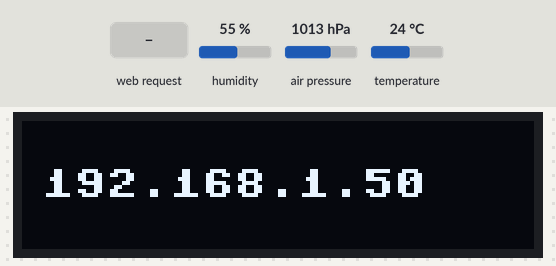
Simulated run of this program. Board: Raspberry Pi Pico running MicroPython. Shown: 128×32 one-colour display. The test bench sets the inputs (shaded band); at power-on: humidity 55 %, air pressure 1013 hPa, temperature 24 °C. WiFi joins after 1.5 s; the clock reads 2024-03-15 10:24:30 at power-on unless the program sets it; library files of the repository ran but are not shown: lib_AHT10.py, SSD1306.py, lib_BMP1280.py; what the program prints to the serial console is not drawn.

Above: at 3.4 s.
3.5 s: HTTP request GET / received
Timing chart, 0 to 6.5 s (numbered marks = the images above; inputs shaded):
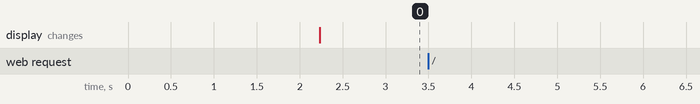

Measured:
- after the input at 3.5 s, every drawn part: stays the same

The program:

web_sensor.py
```python
"""
2023/06/15  PicoWでwebサーバーを立てて、気温、湿度、気圧を表示します。
    01      サンプルプログラムであり、セキュリティ、障害耐性など考慮されていません。
            thonnyに繋いだ状態で動作させてstopした後は、再接続してださい。
            多分ソケットのエラーを回復するのに30秒だかかかるっぽい
            NTP入れる
            スタンドアローンで動くか ok
            OLED対応 ip表示
2026/04/01  BMP280対応
"""

import socket
import network
import config
import time

import lib_AHT10
import SSD1306
import lib_NTP

import lib_BMP1280


# エラーが2回続けば、データ欠損として、Noneとする。
def keisoku():
    try:
        temp1,humi1 = lib_AHT10.aht10(1)
        time.sleep(1)
    except:
        time.sleep(3)
        try:
            temp1,humi1 = lib_AHT10.aht10(1)
        except:
            temp1,humi1 = None,None

    temp,press1 = lib_BMP1280.BMP()

    return press1,temp1,humi1

# センサからデータを読み取る関数（具体的なセンサに合わせて修正が必要）
def read_sensor():
    # センサー測定
    press,temp,humi = keisoku()
    return temp, humi, press

# wifi設定値取得
SSID,PASSWORD = config.ID_PASS()
# ネットワーク設定
sta_if = network.WLAN(network.STA_IF)
sta_if.active(True)
sta_if.connect(SSID, PASSWORD)  # Wi-FiのSSIDとパスワードを入力

# ネットワーク接続を待つ
while not sta_if.isconnected():
    print('Connecting to network...')
    time.sleep(1)
print('connected!')

# OLEDにipアドレス表示
status = sta_if.ifconfig()
print( 'ip = ' + status[0] )
SSD1306.OLED_mes(status[0])

# 時刻合わせ
lib_NTP.NTP_set()


# ソケットの作成
s = socket.socket()
# ソケットのバインド
ai = socket.getaddrinfo('0.0.0.0', 80)
addr = ai[0][-1]
s.bind(addr)

# サーバーの開始
s.listen(5)
print('listening on', addr)

# データのリスト作成
data = []
UTC_OFFSET = 9 * 60 * 60
try:
    while True:
        # クライアントからの接続を待つ
        res = s.accept()
        client_s = res[0]
        client_addr = res[1]
        print('connection from', client_addr)

        # HTTPリクエストを受け取る
        request = client_s.recv(1024)
        print('request:', request)

        now = time.localtime(time.time() + UTC_OFFSET)
        print("Time",now[3],":",now[4])
        time_now = str(now[3]) + ":" + str(now[4])
        # センサからデータを読み取る
        temperature, humidity, pressure = read_sensor()
        data.append((time_now, temperature, humidity, pressure))
        if len(data) > 30:
            data.pop(0)

        # HTTPレスポンスを送信
        response = 'HTTP/1.0 200 OK\r\nContent-type: text/html\r\n\r\n'
        response += '<html><head><meta http-equiv="refresh" content="62"></head><body>'
        response += '<table>'
        response += '<tr><th>Time /</th><th>Temp  </th><th>Humi  </th><th>Press  </th></tr>'
        for item in data:
            response += '<tr><td>{}</td><td>{}</td><td>{}</td><td>{}</td></tr>'.format(*item)
        response += '</table>'
        response += '</body></html>'
        client_s.send(response)

        # ソケットのクローズ
        client_s.close()
except:
    client_s.close()
```

config.py
```python
# -*- coding: utf-8 -*-
#!/usr/bin/python3
"""
ID PASS LINE_token
2023/5/7    lib化
2023/5/20   名称をconfig.pyとする
            測定周期を追加
2023/6/10   wifi 使用/不使用を追加
2023/6/19   補正値を持つ
v1.0
2023/8/11   ambient testチャンネル対応
v1.1        初期設定でも最低限の動作をするように改造
2024/9/8    メール追加
"""
def wifi_set():
    return 1 # wifi使用しない時は0

def ID_PASS():
    # wifiのssidとパスワード
    # あなたのwifiの設定に変更してください。
    ssid        = 'your ssid'
    password    = 'your password'
    return ssid,password

def mail_setting():
    mail_onoff = 1                              # SWのonでメールを送信するかどうかを設定
    MailServerName = "smtp.mail.yahoo.co.jp"    # メールサーバー名
    UserName = "coxxxsum@yahoo.co.jp"           # プロバイダーのアカウント(ユーザー名)
    UserPass = "yahxxx731"                      # プロバイダーのパスワード
    toMailAddres ="pc_xxxbox@mineo.jp"          # メールの宛先
    mail_title = "SW_test_ON"
    mail_body  = "SW_test_test"
    return mail_onoff,MailServerName,UserName,UserPass,toMailAddres,mail_title,mail_body

def hosei():
    # センサーのオフセット誤差を補正する補正値です。
    temp  = 0
    humdi = 0
    press = 0
    return temp,humdi,press

def ambi():
    # ambientのテストチャンネル ID,ライトキー
    # ご自身のambient設定に変更してください。
    ch_ID,write_KEY = 60658,"3a05xxx9b39b1ef"
    return ch_ID,write_KEY

def i2c_ini():
    # センサーとOLEDのi2cチャンネルとSDAのピン番号を設定
    i2c_no = 0
    SDA_pin= 0
    return i2c_no,SDA_pin

def measu_cycle():
    # 1分単位で計測周期を設定
    return 1

def Cds_ini():
    # Cdsで使うアナログ入力pinを設定
    # Cds値の範囲設定
    Cds_max = 60000
    Cds_min = 1500
    return 28,Cds_max,Cds_min


def main():
    print(wifi_set())
    print(ID_PASS())
    print(hosei())
    print(ambi())
    print(i2c_ini())
    print(measu_cycle())
    print(Cds_ini())

if __name__=='__main__':
    main()
```

lib_NTP.py
```python
# -*- coding: utf-8 -*-
#!/usr/bin/python3
"""
2023/05/21  NTPにて時刻あわせ
v1.0
2026/08/24  日本国内のNTPサーバーに変更
v1.1
"""

def NTP_set():
    import network
    import time
    import ntptime
    # 日本国内のNTPサーバーに変更
    ntptime.host = "ntp.nict.jp"
    #日時取得
    ntptime.settime()
    UTC_OFFSET = 9 * 60 * 60
    loacal_date_time = time.localtime(time.time() + UTC_OFFSET)
    print(loacal_date_time)

# テストするのにLINEを送るなどする必要があるので、省きます。
```

i2c_BMP2.py
```python
"""
2023/08/13  Pi用のBMP180,280確認用プログラムi2c_BMP.pyを参考に
            pico用に作りました。同じ機能なのに同じプログラムが使えないのは不便ですね。
            使い方は同じです。

"""

import machine
import time

def BMP_sensor2():
    # I2Cバスの初期化
    i2c = machine.I2C(0, scl=machine.Pin(1), sda=machine.Pin(0), freq=400000)

    # デバイスのスキャン
    devices = i2c.scan()
    #print(devices)

    #  AHT10 の次に来るディバイスアドレスを取得する。
    for device in devices:
        #print("Found device at address: 0x{:02X}".format(device))
        #print(device )
        time.sleep_ms(500)
     #print(device )

    if device == 118 :
       return 'BMP280'
    if device == 119 :
       return 'BMP180'
    return 'no sensor'

def main():
    print(BMP_sensor2())

if __name__ == '__main__':
    main()
```
